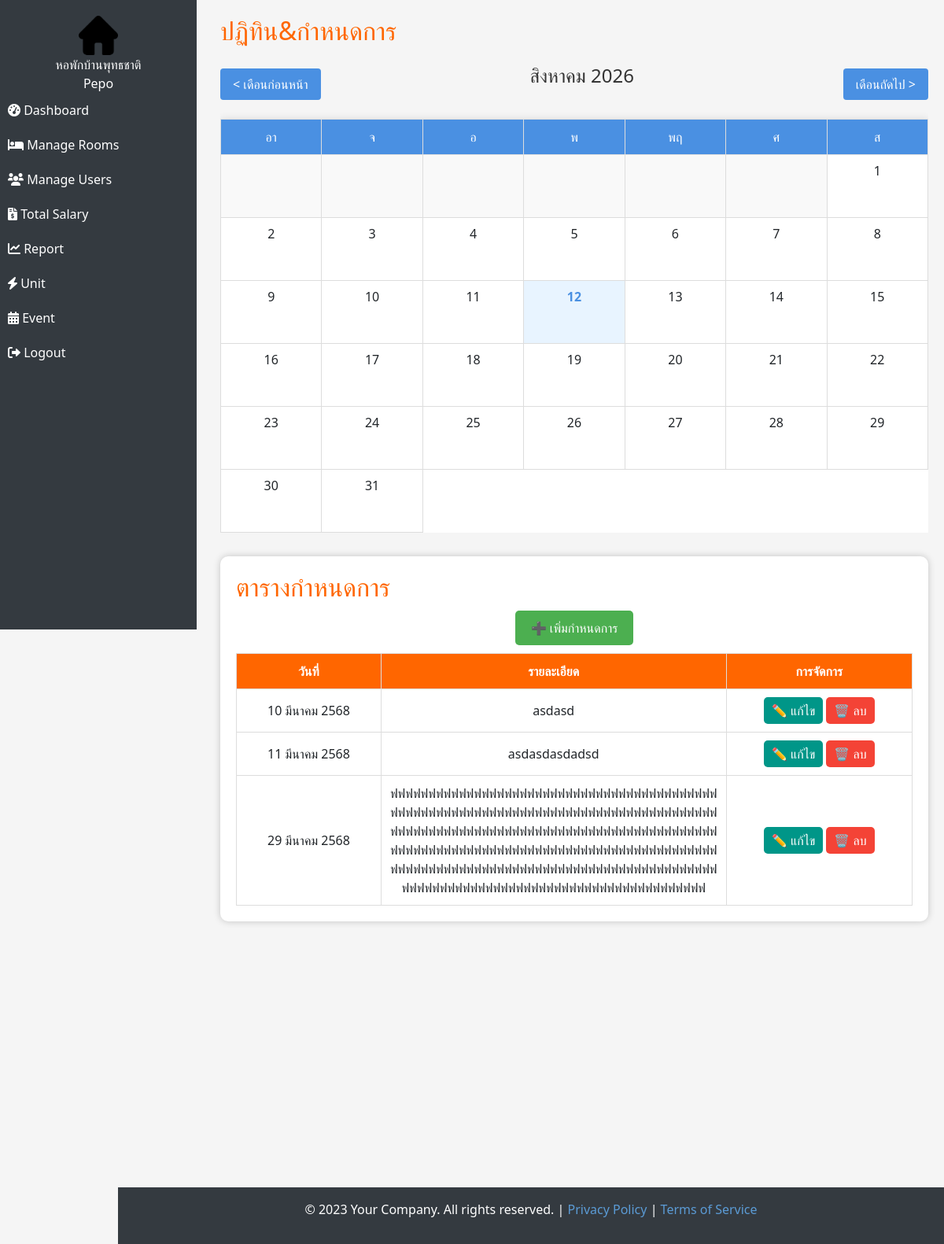
Screenshot of /admin/event.php (signed in) with the database file from the repository.
### tables this page shows
CREATE TABLE `users` (
  `id` int(11) NOT NULL,
  `username` varchar(50) NOT NULL,
  `password` varchar(255) NOT NULL,
  `role` enum('admin','staff','tenant') NOT NULL,
  `full_name` varchar(100) NOT NULL,
  `phone` varchar(20) DEFAULT NULL,
  `email` varchar(100) DEFAULT NULL,
  `created_at` timestamp NOT NULL DEFAULT current_timestamp(),
  `IDCard` int(200) DEFAULT NULL,
  `Img` varchar(200) DEFAULT NULL,
  `idcard_img` varchar(200) DEFAULT NULL,
  `charter` varchar(200) DEFAULT NULL
);

CREATE TABLE `events` (
  `id` int(11) NOT NULL,
  `event_date` date NOT NULL,
  `title` varchar(255) NOT NULL
);

### assets/assets/events_list.php (the view, shortened to what this page needs)
<?php
$conn = new mysqli("localhost", "root", "", "dormitory_management");
$result = $conn->query("SELECT * FROM events ORDER BY event_date ASC");
function thaiMonth($month)
{
    $thai_months = [
        1 => 'มกราคม',
        2 => 'กุมภาพันธ์',
        3 => 'มีนาคม',
        4 => 'เมษายน',
        5 => 'พฤษภาคม',
        6 => 'มิถุนายน',
        7 => 'กรกฎาคม',
        8 => 'สิงหาคม',
        9 => 'กันยายน',
        10 => 'ตุลาคม',
        11 => 'พฤศจิกายน',
        12 => 'ธันวาคม'
    ];
    return $thai_months[$month];
}
?>
<!DOCTYPE html>
<html lang="th">
<head>
</head>
<body>
    <div class="container">
        <h2>ตารางกำหนดการ</h2>
        <a href="../assets/assets/add_event.php" class="add">➕ เพิ่มกำหนดการ</a>
        <table>
            <tr>
                <th>วันที่</th>
                <th>รายละเอียด</th>
                <th>การจัดการ</th>
            </tr>
            <?php while ($row = $result->fetch_assoc()): ?>
            <tr>
                <td><?php
                        $date = strtotime($row['event_date']);
                        $day = date('d', $date);
                        $month = thaiMonth(date('n', $date));
                        $year = date('Y', $date) + 543;
                        echo "$day $month $year";
                        ?></td>
                <td><?= $row['title'] ?></td>
                <td>
                    <a href="../assets/assets/edit_event.php?id=<?= $row['id'] ?>" class="btn edit">✏️ แก้ไข</a>
                    <a href="../assets/assets/delete_event.php?id=<?= $row['id'] ?>" class="btn delete"
                        onclick="return confirm('ต้องการลบหรือไม่?')">🗑️ ลบ</a>
                </td>
            </tr>
            <?php endwhile; ?>
        </table>
    </div>
</body>
</html>

### assets/assets/admin_sidebar.php
<div class="sidebar">
    <center><img src="../assets/images/home.png" alt="Logo" width="50"></center>
    <center style="color: white;">หอพักบ้านพุทธชาติ</center>
    <center style="color: white;"><?php echo htmlspecialchars($full_name); ?></center>
    <a href="dashboard.php"><i class="fas fa-tachometer-alt"></i> Dashboard</a>
    <a href="manage_rooms.php"><i class="fas fa-bed"></i> Manage Rooms</a>
    <a href="manage_users.php"><i class="fas fa-users"></i> Manage Users</a>
    <a href="manage_bills.php"><i class="fas fa-file-invoice-dollar"></i> Total Salary</a>
    <a href="reports.php"><i class="fas fa-chart-line"></i> Report</a>
    <a href="electricity_and_water_unit.php"><i class="fas fa-bolt"></i> Unit</a>
    <a href="event.php"><i class="fas fa-calendar-alt"></i> Event</a>
    <a href="../public/logout.php"><i class="fas fa-sign-out-alt"></i> Logout</a>
</div>

### admin/event.php (style rules this page uses)
.sidebar { height: 100vh; width: 250px; position: fixed; top: 0; left: 0; background-color: #343a40; padding-top: 20px; }
.sidebar a { padding: 10px; text-decoration: none; color: white; display: block; }
.sidebar img { display: block; margin: 0 auto; border-radius: 10px; }

### assets/assets/calendar.php (style rules this page uses)
.calendar th, .calendar td { border: 1px solid #ddd; padding: 8px; text-align: center; vertical-align: top; width: 14.28%; min-width: 100px; }
.empty-day { background-color: #f9f9f9; }
.calendar td { position: relative; cursor: pointer; }

### assets/assets/events_list.php (style rules this page uses)
body { background-color: #f5f5f5; }
.container { width: 100%; margin: 30px auto; background: white; padding: 20px; box-shadow: 0 0 10px rgba(0, 0, 0, 0.2); border-radius: 10px; }
h2 { color: #ff6600; }
table { width: 100%; border-collapse: collapse; margin-top: 10px; }
th, td { padding: 10px; border: 1px solid #ddd; text-align: center; word-wrap: break-word; max-width: 300px; }
th { background: #ff6600; color: white; }
.btn { padding: 5px 10px; border: none; border-radius: 5px; cursor: pointer; }
.edit { background: #009688; color: white; }
.delete { background: #f44336; color: white; }
.add { display: block; margin: 10px auto; text-decoration: none; background: #4CAF50; color: white; padding: 10px; border-radius: 5px; text-align: center; width: 150px; }

### rows the page displays
users: full_name "Pepo"
events: event_date "10", event_date "มีนาคม", event_date "2568", title "asdasd"
events: event_date "11", event_date "มีนาคม", event_date "2568", title "asdasdasdadsd"
events: event_date "29", event_date "มีนาคม", event_date "2568", title "ฟฟฟฟฟฟฟฟฟฟฟฟฟฟฟฟฟฟฟฟฟฟฟฟฟฟฟฟฟฟฟฟฟฟฟฟฟฟฟฟฟฟฟฟฟฟฟฟฟฟฟฟฟฟฟฟฟฟฟฟฟฟฟฟฟฟฟฟฟฟฟฟฟฟฟฟฟฟฟฟฟฟฟฟฟฟฟฟฟฟฟฟฟฟฟฟฟฟฟฟฟฟฟฟฟฟฟฟฟฟฟฟฟฟฟฟฟฟฟฟฟฟฟฟฟฟฟฟฟฟฟฟฟฟฟฟฟฟฟฟฟฟฟฟฟฟฟฟฟฟฟฟฟฟฟฟฟฟฟฟฟฟฟฟฟฟฟฟฟฟฟฟฟฟฟฟฟฟฟฟฟฟฟฟฟฟฟฟฟฟฟฟฟฟฟฟฟฟฟฟฟฟฟฟฟฟฟฟฟฟฟฟฟฟฟฟฟฟฟฟฟฟฟฟฟฟฟฟฟฟฟฟฟฟฟฟฟฟฟฟฟฟฟฟฟฟฟฟฟฟฟฟฟฟฟ"

### other values shown
$monthNames[$month] "สิงหาคม"
$year "2026"
